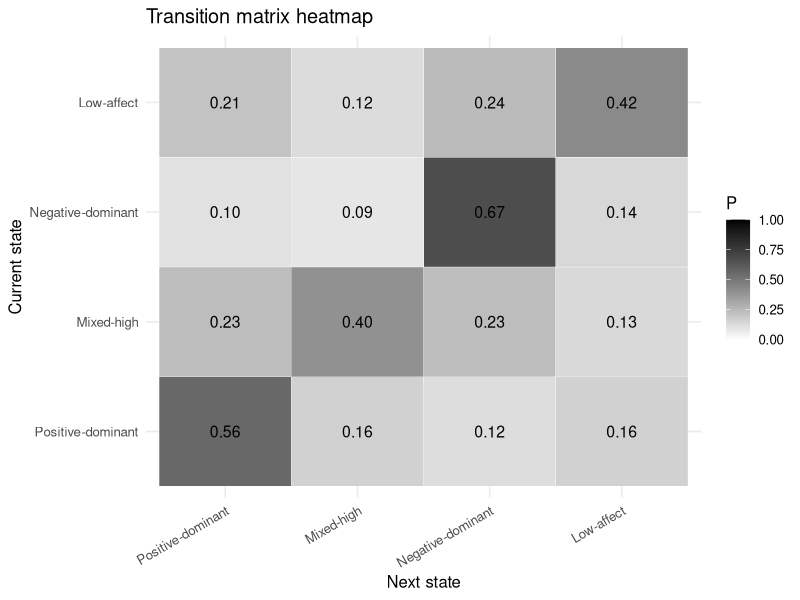
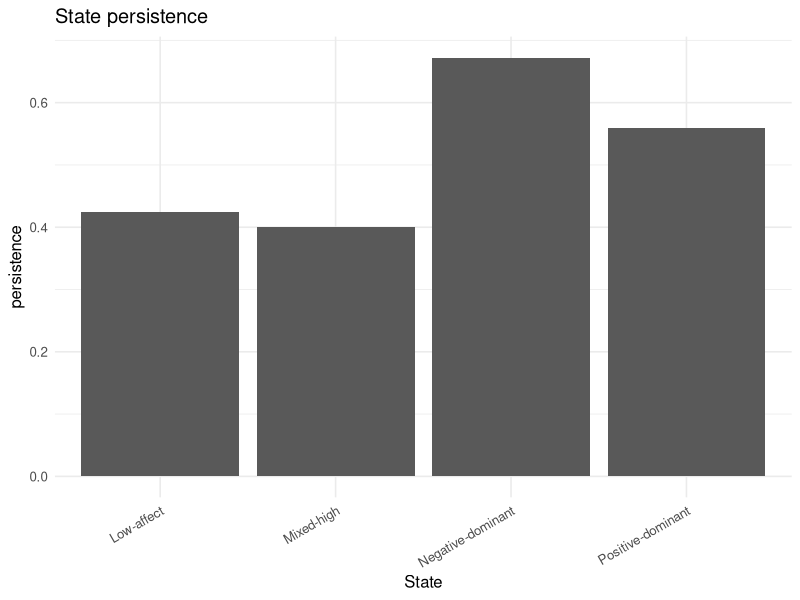
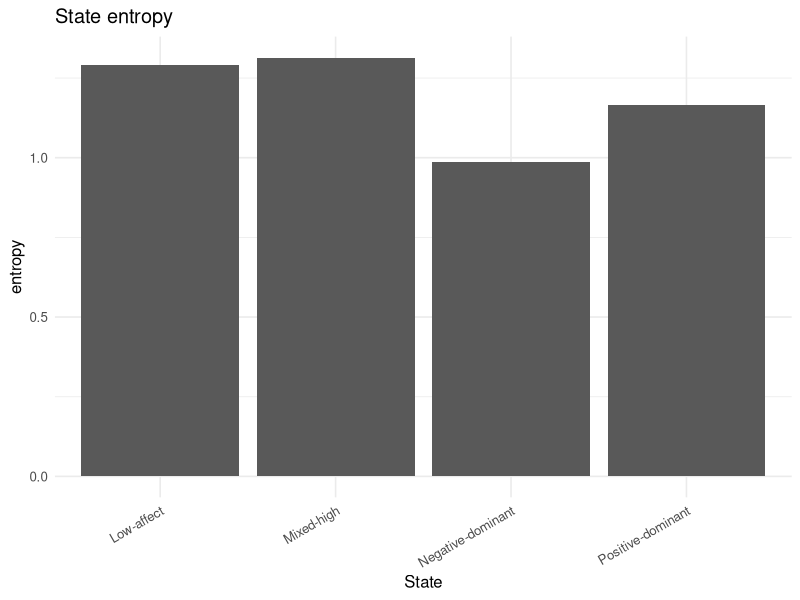
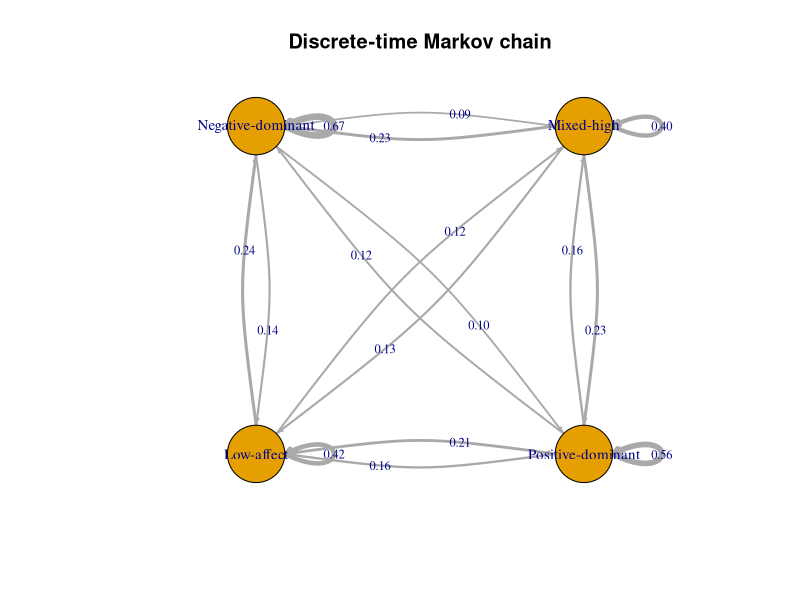
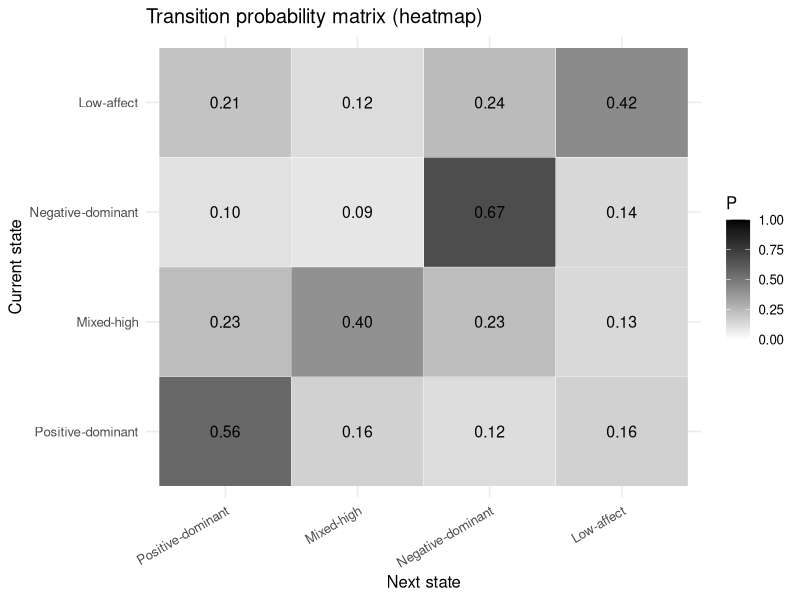
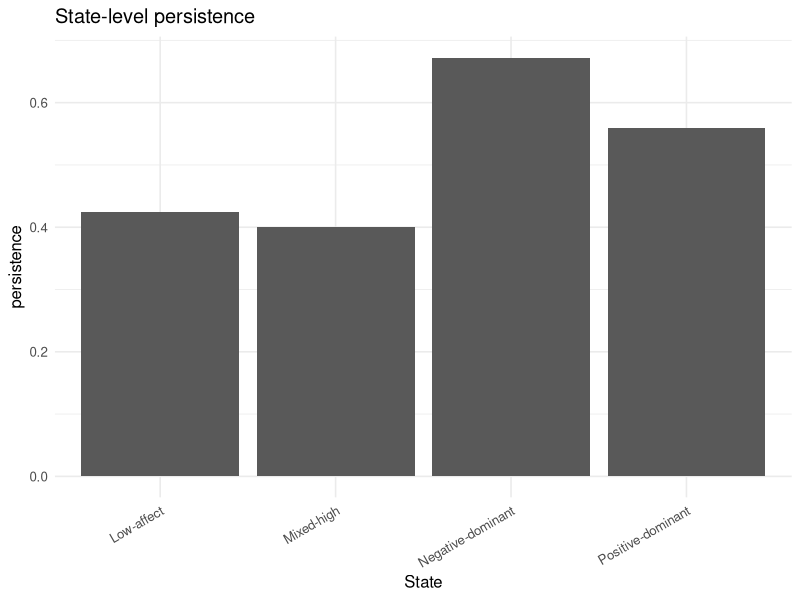
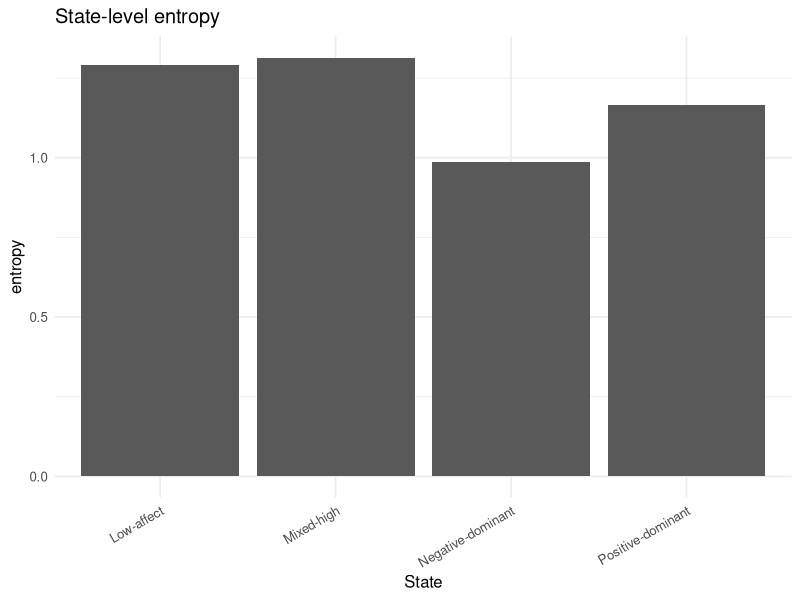
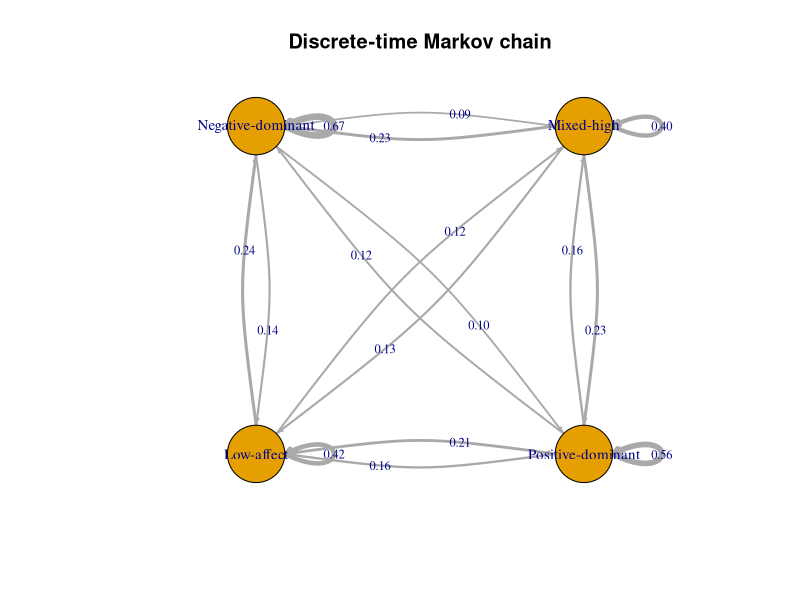

Reproduce these figures in R, in order.
# ============================================================
# Discrete-time Markov chains for affect dynamics
# Worked example and reusable functions
# by Pietro Cipresso & Francesca Borghesi
# ============================================================

required_packages <- c(
  "dplyr",
  "tidyr",
  "ggplot2",
  "igraph",
  "scales"
)

to_install <- required_packages[!required_packages %in% installed.packages()[, "Package"]]
if (length(to_install) > 0) install.packages(to_install)

library(dplyr)
library(tidyr)
library(ggplot2)
library(igraph)
library(scales)

# ============================================================
# Basic functions
# ============================================================

row_normalize <- function(count_matrix) {
  rs <- rowSums(count_matrix)
  P <- matrix(
    NA_real_,
    nrow = nrow(count_matrix),
    ncol = ncol(count_matrix),
    dimnames = dimnames(count_matrix)
  )
  
  for (i in seq_len(nrow(count_matrix))) {
    if (rs[i] > 0) {
      P[i, ] <- count_matrix[i, ] / rs[i]
    }
  }
  
  P
}

compute_stationary_distribution <- function(P, tol = 1e-10) {
  if (any(is.na(P))) return(rep(NA_real_, nrow(P)))
  
  ev <- eigen(t(P))
  idx <- which.min(abs(ev$values - 1))
  vec <- Re(ev$vectors[, idx])
  
  if (all(vec <= 0)) vec <- -vec
  vec[vec < 0] <- 0
  
  if (sum(vec) == 0) return(rep(NA_real_, nrow(P)))
  
  pi <- vec / sum(vec)
  names(pi) <- rownames(P)
  
  if (max(abs(as.numeric(pi %*% P - pi))) > sqrt(tol)) {
    warning("Stationary distribution may be unstable or not uniquely defined.")
  }
  
  pi
}

compute_mean_first_passage <- function(P, pi_vec = NULL) {
  if (any(is.na(P))) return(NULL)
  if (is.null(pi_vec)) pi_vec <- compute_stationary_distribution(P)
  if (any(is.na(pi_vec)) || any(pi_vec <= 0)) return(NULL)
  
  K <- nrow(P)
  I <- diag(K)
  One <- matrix(1, nrow = K, ncol = K)
  Pi <- matrix(rep(pi_vec, each = K), nrow = K, byrow = FALSE)
  
  Z <- solve(I - P + One * Pi)
  
  M <- matrix(NA_real_, nrow = K, ncol = K, dimnames = dimnames(P))
  
  for (i in seq_len(K)) {
    for (j in seq_len(K)) {
      if (i == j) {
        M[i, j] <- 1 / pi_vec[j]
      } else {
        M[i, j] <- (Z[j, j] - Z[i, j]) / pi_vec[j]
      }
    }
  }
  
  M
}

compute_structural_indices <- function(P, pi_vec = NULL, log_base = exp(1)) {
  if (any(is.na(P))) stop("Transition matrix contains NA values.")
  
  K <- nrow(P)
  diag_vals <- diag(P)
  
  if (is.null(pi_vec)) {
    pi_vec <- compute_stationary_distribution(P)
  }
  
  mean_persistence <- mean(diag_vals)
  
  state_volatility <- 1 - diag_vals
  names(state_volatility) <- rownames(P)
  
  pd_bar <- mean(diag_vals)
  differential_stability <- sqrt(mean((diag_vals - pd_bar)^2))
  
  asym_vals <- c()
  if (K > 1) {
    for (i in 1:(K - 1)) {
      for (j in (i + 1):K) {
        asym_vals <- c(asym_vals, abs(P[i, j] - P[j, i]))
      }
    }
  }
  
  reciprocal_asymmetry <- if (length(asym_vals) > 0) {
    (2 / (K * (K - 1))) * sum(asym_vals)
  } else {
    NA_real_
  }
  
  transition_dispersion <- apply(P, 1, function(r) {
    sqrt(mean((r - 1 / K)^2))
  })
  
  state_entropy <- apply(P, 1, function(r) {
    r_nonzero <- r[r > 0]
    -sum(r_nonzero * (log(r_nonzero) / log(log_base)))
  })
  
  entropy_rate <- NA_real_
  if (!any(is.na(pi_vec))) {
    entropy_rate <- sum(pi_vec * state_entropy)
  }
  
  attractor_strength <- colSums(P)
  names(attractor_strength) <- colnames(P)
  
  expected_residence_time <- sapply(diag_vals, function(x) {
    if (isTRUE(all.equal(x, 1))) Inf else 1 / (1 - x)
  })
  names(expected_residence_time) <- rownames(P)
  
  mean_recurrence_time <- rep(NA_real_, K)
  if (!any(is.na(pi_vec)) && all(pi_vec > 0)) {
    mean_recurrence_time <- 1 / pi_vec
    names(mean_recurrence_time) <- names(pi_vec)
  }
  
  mean_first_passage_time <- compute_mean_first_passage(P, pi_vec)
  
  list(
    K = K,
    mean_persistence = mean_persistence,
    state_persistence = setNames(diag_vals, rownames(P)),
    state_volatility = state_volatility,
    differential_stability = differential_stability,
    reciprocal_asymmetry = reciprocal_asymmetry,
    transition_dispersion = transition_dispersion,
    state_entropy = state_entropy,
    entropy_rate = entropy_rate,
    attractor_strength = attractor_strength,
    expected_residence_time = expected_residence_time,
    stationary_distribution = pi_vec,
    mean_recurrence_time = mean_recurrence_time,
    mean_first_passage_time = mean_first_passage_time
  )
}

compute_subspace_retention <- function(P, A) {
  if (length(A) == 0) return(NA_real_)
  mean(rowSums(P[A, A, drop = FALSE]))
}

compute_transition_mass <- function(P, A, B) {
  if (length(A) == 0 || length(B) == 0) return(NA_real_)
  mean(rowSums(P[A, B, drop = FALSE]))
}

compute_distance_weighted_jump <- function(P, distance_matrix) {
  if (is.null(distance_matrix)) return(NA_real_)
  
  if (!all(rownames(P) %in% rownames(distance_matrix)) ||
      !all(colnames(P) %in% colnames(distance_matrix))) {
    stop("Distance matrix row/column names must match transition matrix states.")
  }
  
  D <- distance_matrix[rownames(P), colnames(P), drop = FALSE]
  off_diag <- row(P) != col(P)
  
  sum(P[off_diag] * D[off_diag])
}

compute_theory_driven_indices <- function(P,
                                          subsets = list(),
                                          distance_matrix = NULL) {
  out <- list()
  
  if (!is.null(subsets$A)) {
    out$subspace_retention_A <- compute_subspace_retention(P, subsets$A)
  }
  
  if (!is.null(subsets$R) && !is.null(subsets$C)) {
    out$recovery_index <- compute_transition_mass(P, subsets$R, subsets$C)
  }
  
  if (!is.null(subsets$L) && !is.null(subsets$H)) {
    out$activation_index <- compute_transition_mass(P, subsets$L, subsets$H)
  }
  
  if (!is.null(subsets$N) && !is.null(subsets$P)) {
    out$valence_shift <- compute_transition_mass(P, subsets$N, subsets$P)
  }
  
  if (!is.null(distance_matrix)) {
    out$distance_weighted_jump <- compute_distance_weighted_jump(P, distance_matrix)
  }
  
  out
}

# ============================================================
# Worked example: transition count matrix from the paper
# ============================================================

state_levels <- c(
  "Positive-dominant",
  "Mixed-high",
  "Negative-dominant",
  "Low-affect"
)

count_matrix <- matrix(
  c(
    28, 8, 6, 8,
    7, 12, 7, 4,
    6, 5, 39, 8,
    7, 4, 8, 14
  ),
  nrow = 4,
  byrow = TRUE,
  dimnames = list(state_levels, state_levels)
)

P <- row_normalize(count_matrix)

# ============================================================
# Theory-driven structures used in the worked example
# ============================================================

theory_subsets <- list(
  P = c("Positive-dominant"),
  N = c("Negative-dominant"),
  L = c("Low-affect"),
  H = c("Mixed-high", "Negative-dominant"),
  R = c("Negative-dominant"),
  C = c("Positive-dominant", "Low-affect"),
  A = c("Positive-dominant", "Mixed-high")
)

distance_matrix <- matrix(
  c(
    0, 1, 2, 1,
    1, 0, 1, 2,
    2, 1, 0, 1,
    1, 2, 1, 0
  ),
  nrow = 4,
  byrow = TRUE,
  dimnames = list(state_levels, state_levels)
)

# ============================================================
# Compute indices
# ============================================================

structural <- compute_structural_indices(P)

theory <- compute_theory_driven_indices(
  P,
  subsets = theory_subsets,
  distance_matrix = distance_matrix
)

res_S1 <- list(
  subject_id = "S1",
  count_matrix = count_matrix,
  transition_matrix = P,
  structural_indices = structural,
  theory_driven_indices = theory
)

# ============================================================
# Tidy outputs
# ============================================================

tidy_structural_indices <- function(res) {
  s <- res$structural_indices
  
  data.frame(
    subject = res$subject_id,
    mean_persistence = s$mean_persistence,
    differential_stability = s$differential_stability,
    reciprocal_asymmetry = s$reciprocal_asymmetry,
    entropy_rate = s$entropy_rate,
    stringsAsFactors = FALSE
  )
}

tidy_state_level_indices <- function(res) {
  s <- res$structural_indices
  
  data.frame(
    subject = res$subject_id,
    state = names(s$state_persistence),
    persistence = as.numeric(s$state_persistence),
    volatility = as.numeric(s$state_volatility),
    transition_dispersion = as.numeric(s$transition_dispersion),
    entropy = as.numeric(s$state_entropy),
    attractor_strength = as.numeric(s$attractor_strength),
    expected_residence_time = as.numeric(s$expected_residence_time),
    stringsAsFactors = FALSE
  )
}

tidy_theory_indices <- function(res) {
  vals <- unlist(res$theory_driven_indices)
  
  data.frame(
    subject = res$subject_id,
    index = names(vals),
    value = as.numeric(vals),
    stringsAsFactors = FALSE
  )
}

structural_summary <- tidy_structural_indices(res_S1)
state_summary <- tidy_state_level_indices(res_S1)
theory_summary <- tidy_theory_indices(res_S1)

# ============================================================
# Print main results
# ============================================================

cat("\n--- Count matrix ---\n")
print(res_S1$count_matrix)

cat("\n--- Transition matrix ---\n")
print(round(res_S1$transition_matrix, 3))

cat("\n--- Structural summary ---\n")
print(structural_summary %>%
        mutate(across(where(is.numeric), ~ round(.x, 3))))

cat("\n--- State-level summary ---\n")
print(data.frame(
  subject = state_summary$subject,
  state = state_summary$state,
  persistence = round(state_summary$persistence, 3),
  volatility = round(state_summary$volatility, 3),
  transition_dispersion = round(state_summary$transition_dispersion, 3),
  entropy = round(state_summary$entropy, 3),
  attractor_strength = round(state_summary$attractor_strength, 3),
  expected_residence_time = round(state_summary$expected_residence_time, 3)
))

cat("\n--- Theory-driven summary ---\n")
print(data.frame(
  subject = theory_summary$subject,
  index = theory_summary$index,
  value = round(theory_summary$value, 3)
))

cat("\n--- Stationary distribution ---\n")
print(round(structural$stationary_distribution, 3))

cat("\n--- Mean recurrence time ---\n")
print(round(structural$mean_recurrence_time, 3))

cat("\n--- Mean first passage time ---\n")
print(round(structural$mean_first_passage_time, 3))

# ============================================================
# Optional visualization layer
# ============================================================
# This section generates graphical representations of the
# transition matrix and derived indices. It is not required
# for computing Markov-based features, but provides useful
# visual summaries of the dynamics.

plot_transition_heatmap <- function(P, title = "Transition matrix heatmap") {
  df <- as.data.frame(as.table(P))
  colnames(df) <- c("from", "to", "probability")
  
  ggplot(df, aes(x = to, y = from, fill = probability)) +
    geom_tile(color = "white") +
    geom_text(aes(label = sprintf("%.2f", probability)), size = 4) +
    scale_fill_gradient(low = "white", high = "black", limits = c(0, 1)) +
    labs(
      title = title,
      x = "Next state",
      y = "Current state",
      fill = "P"
    ) +
    theme_minimal(base_size = 12) +
    theme(
      axis.text.x = element_text(angle = 30, hjust = 1)
    )
}

plot_state_indices <- function(state_df,
                               index_col = "persistence",
                               title = NULL) {
  if (is.null(title)) title <- paste("State-level", index_col)
  
  ggplot(state_df, aes(x = state, y = .data[[index_col]])) +
    geom_col() +
    labs(
      title = title,
      x = "State",
      y = index_col
    ) +
    theme_minimal(base_size = 12) +
    theme(
      axis.text.x = element_text(angle = 30, hjust = 1)
    )
}

plot_markov_chain <- function(P,
                              threshold = 0.05,
                              title = "Discrete-time Markov chain",
                              state_coordinates = NULL,
                              vertex_size = 35,
                              edge_curved = 0.15) {
  edges <- data.frame()
  
  for (i in seq_len(nrow(P))) {
    for (j in seq_len(ncol(P))) {
      if (!is.na(P[i, j]) && P[i, j] >= threshold) {
        edges <- rbind(
          edges,
          data.frame(
            from = rownames(P)[i],
            to = colnames(P)[j],
            weight = P[i, j]
          )
        )
      }
    }
  }
  
  g <- graph_from_data_frame(
    edges,
    directed = TRUE,
    vertices = data.frame(name = rownames(P))
  )
  
  if (is.null(state_coordinates)) {
    layout_mat <- layout_in_circle(g)
  } else {
    if (!all(V(g)$name %in% rownames(state_coordinates))) {
      stop("State coordinates must have rownames matching state names.")
    }
    layout_mat <- as.matrix(state_coordinates[V(g)$name, c("x", "y")])
  }
  
  E(g)$label <- sprintf("%.2f", E(g)$weight)
  E(g)$width <- 1 + 8 * E(g)$weight
  
  plot(
    g,
    layout = layout_mat,
    main = title,
    vertex.size = vertex_size,
    vertex.label.cex = 0.9,
    vertex.frame.color = "black",
    edge.arrow.size = 0.35,
    edge.curved = edge_curved,
    edge.label = E(g)$label,
    edge.label.cex = 0.75
  )
}

state_coordinates <- data.frame(
  x = c(1, 1, -1, -1),
  y = c(-1, 1, 1, -1),
  row.names = c(
    "Positive-dominant",
    "Mixed-high",
    "Negative-dominant",
    "Low-affect"
  )
)

p_heat <- plot_transition_heatmap(
  P,
  title = "Transition matrix heatmap"
)
print(p_heat)

p_persist <- plot_state_indices(
  state_summary,
  index_col = "persistence",
  title = "State persistence"
)
print(p_persist)

p_entropy <- plot_state_indices(
  state_summary,
  index_col = "entropy",
  title = "State entropy"
)
print(p_entropy)

plot_markov_chain(
  P,
  threshold = 0.05,
  title = "Discrete-time Markov chain",
  state_coordinates = state_coordinates
)

# ============================================================
# Generate plots
# ============================================================

# Transition matrix heatmap
p_heat <- plot_transition_heatmap(
  P,
  title = "Transition probability matrix (heatmap)"
)
print(p_heat)

# State-level persistence
p_persist <- plot_state_indices(
  state_summary,
  index_col = "persistence",
  title = "State-level persistence"
)
print(p_persist)

# State-level entropy
p_entropy <- plot_state_indices(
  state_summary,
  index_col = "entropy",
  title = "State-level entropy"
)
print(p_entropy)

# Markov chain graph
plot_markov_chain(
  P,
  threshold = 0.05,
  title = "Discrete-time Markov chain",
  state_coordinates = state_coordinates
)

# ============================================================
# Optional: save outputs
# ============================================================

# write.csv(structural_summary, "structural_summary.csv", row.names = FALSE)
# write.csv(state_summary, "state_level_summary.csv", row.names = FALSE)
# write.csv(theory_summary, "theory_driven_summary.csv", row.names = FALSE)
# ggsave("transition_heatmap.png", p_heat, width = 7, height = 5, dpi = 300)
# ggsave("state_persistence.png", p_persist, width = 7, height = 5, dpi = 300)
# ggsave("state_entropy.png", p_entropy, width = 7, height = 5, dpi = 300)


# ============================================================
# Optional: multi-subject workflow
# ============================================================

# This section applies the same Markov workflow to multiple subjects.
# It assumes that the input data contain at least three columns:
# subject, time, and state.
#
# Example input object:
# state_sequence_multi
#
# Required structure:
# subject | time | state
#
# The object state_sequence_multi can be obtained from the preprocessing
# script or loaded from a CSV file.

# Uncomment this line if you want to import a preprocessed CSV file:
# state_sequence_multi <- read.csv("state_sequence_multi.csv", stringsAsFactors = FALSE)

compute_subject_markov <- function(data,
                                   subject_id,
                                   state_levels) {
  
  dat_sub <- data |>
    dplyr::filter(subject == subject_id) |>
    dplyr::arrange(time)
  
  if (nrow(dat_sub) < 2) {
    warning("Subject ", subject_id, " has fewer than two valid observations.")
    return(NULL)
  }
  
  transitions_sub <- dat_sub |>
    dplyr::mutate(
      next_state = dplyr::lead(state),
      next_time = dplyr::lead(time)
    ) |>
    dplyr::filter(!is.na(next_state))
  
  if (nrow(transitions_sub) == 0) {
    warning("Subject ", subject_id, " has no valid transitions.")
    return(NULL)
  }
  
  C_sub <- table(
    factor(transitions_sub$state, levels = state_levels),
    factor(transitions_sub$next_state, levels = state_levels)
  )
  
  C_sub <- as.matrix(C_sub)
  
  P_sub <- row_normalize(C_sub)
  
  structural_sub <- compute_structural_indices(P_sub)
  
  theory_sub <- compute_theory_driven_indices(
    P_sub,
    subsets = theory_subsets,
    distance_matrix = distance_matrix
  )
  
  list(
    subject_id = subject_id,
    count_matrix = C_sub,
    transition_matrix = P_sub,
    structural_indices = structural_sub,
    theory_driven_indices = theory_sub
  )
}

analyze_multiple_subjects <- function(data,
                                      state_levels) {
  
  ids <- unique(data$subject)
  
  results <- lapply(
    ids,
    function(id) {
      compute_subject_markov(
        data = data,
        subject_id = id,
        state_levels = state_levels
      )
    }
  )
  
  names(results) <- ids
  results <- results[!sapply(results, is.null)]
  
  results
}

# ------------------------------------------------------------
# Example use
# ------------------------------------------------------------

# Uncomment the following lines when a multi-subject state sequence is available.

# results_all <- analyze_multiple_subjects(
#   data = state_sequence_multi,
#   state_levels = state_levels
# )

# structural_all <- do.call(
#   rbind,
#   lapply(results_all, tidy_structural_indices)
# )

# state_all <- do.call(
#   rbind,
#   lapply(results_all, tidy_state_level_indices)
# )

# theory_all <- do.call(
#   rbind,
#   lapply(results_all, function(x) {
#     y <- tidy_theory_indices(x)
#     if (is.null(y)) return(NULL)
#     y
#   })
# )

# print(structural_all)
# print(state_all)
# print(theory_all)

# Optional export:
# write.csv(structural_all, "multi_subject_structural_indices.csv", row.names = FALSE)
# write.csv(state_all, "multi_subject_state_level_indices.csv", row.names = FALSE)
# write.csv(theory_all, "multi_subject_theory_driven_indices.csv", row.names = FALSE)
